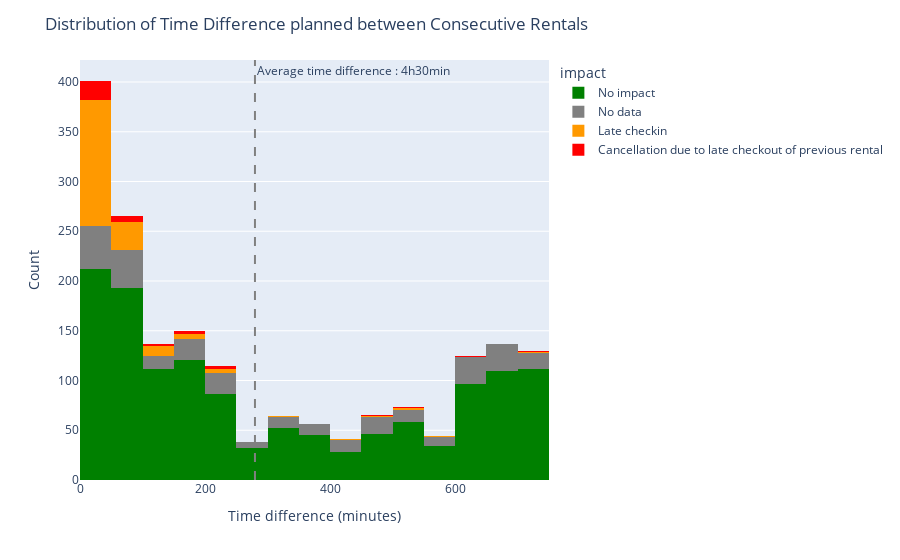

Notebook code cell kept with this figure:
### Markdown cell above
It is obvious that when the previous rental car is returned more than 2 hours after due date, the rate of cancellation drastically increases from 2% to 14%.
It is therefore interesting to install a threshold of duration between two consecutive rentals in order to minimize these cancellations.

### Code cell
timedelta_avg = df1['time_delta_with_previous_rental_in_minutes_current'].mean()
fig = px.histogram(df1, x = "time_delta_with_previous_rental_in_minutes_current", color = 'impact', color_discrete_map=color_mapping, )
fig.add_vline(x=timedelta_avg, line_color = 'grey', line_dash = 'dash', annotation_text ='Average time difference : 4h30min')
fig.update_layout(title="Distribution of Time Difference planned between Consecutive Rentals",xaxis_title="Time difference (minutes)",yaxis_title="Count",showlegend=True)
fig.show()

### Figure 1 — Plotly figure (JSON) as saved in the notebook; plotly's stock layout.template omitted (floating-point values rounded to 4 significant figures; data arrays with more than 128 entries replaced by an {"elided": "..."} marker saying what was removed)
{"data": [{"alignmentgroup": "True", "bingroup": "x", "hovertemplate": "impact=No impact<br>time_delta_with_previous_rental_in_minutes_current=%{x}<br>count=%{y}<extra></extra>", "legendgroup": "No impact", "marker": {"color": "green", "pattern": {"shape": ""}}, "name": "No impact", "offsetgroup": "No impact", "orientation": "v", "showlegend": true, "type": "histogram", "x": {"elided": "1337 int values"}, "xaxis": "x", "yaxis": "y"}, {"alignmentgroup": "True", "bingroup": "x", "hovertemplate": "impact=No data<br>time_delta_with_previous_rental_in_minutes_current=%{x}<br>count=%{y}<extra></extra>", "legendgroup": "No data", "marker": {"color": "grey", "pattern": {"shape": ""}}, "name": "No data", "offsetgroup": "No data", "orientation": "v", "showlegend": true, "type": "histogram", "x": {"elided": "286 int values"}, "xaxis": "x", "yaxis": "y"}, {"alignmentgroup": "True", "bingroup": "x", "hovertemplate": "impact=Late checkin<br>time_delta_with_previous_rental_in_minutes_current=%{x}<br>count=%{y}<extra></extra>", "legendgroup": "Late checkin", "marker": {"color": "#FF9900", "pattern": {"shape": ""}}, "name": "Late checkin", "offsetgroup": "Late checkin", "orientation": "v", "showlegend": true, "type": "histogram", "x": {"elided": "181 int values"}, "xaxis": "x", "yaxis": "y"}, {"alignmentgroup": "True", "bingroup": "x", "hovertemplate": "impact=Cancellation due to late checkout of previous rental<br>time_delta_with_previous_rental_in_minutes_current=%{x}<br>count=%{y}<extra></extra>", "legendgroup": "Cancellation due to late checkout of previous rental", "marker": {"color": "red", "pattern": {"shape": ""}}, "name": "Cancellation due to late checkout of previous rental", "offsetgroup": "Cancellation due to late checkout of previous rental", "orientation": "v", "showlegend": true, "type": "histogram", "x": [0, 0, 0, 0, 0, 0, 0, 0, 0, 0, 0, 0, 0, 30, 60, 30, 240, 150, 180, 210, 120, 0, 510, 60, 120, 0, 240, 0, 450, 0, 630, 60, 720, 60, 150, 90, 60], "xaxis": "x", "yaxis": "y"}], "layout": {"annotations": [{"showarrow": false, "text": "Average time difference : 4h30min", "x": 279.3, "xanchor": "left", "xref": "x", "y": 1, "yanchor": "top", "yref": "y domain"}], "barmode": "relative", "legend": {"title": {"text": "impact"}, "tracegroupgap": 0}, "margin": {"t": 60}, "shapes": [{"line": {"color": "grey", "dash": "dash"}, "type": "line", "x0": 279.3, "x1": 279.3, "xref": "x", "y0": 0, "y1": 1, "yref": "y domain"}], "showlegend": true, "title": {"text": "Distribution of Time Difference planned between Consecutive Rentals"}, "xaxis": {"anchor": "y", "domain": [0, 1], "title": {"text": "Time difference (minutes)"}}, "yaxis": {"anchor": "x", "domain": [0, 1], "title": {"text": "Count"}}}}
